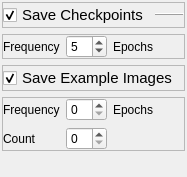
                                <widget class="QWidget" name="saving_tab">
                                 <property name="geometry">
                                  <rect>
                                   <x>0</x>
                                   <y>0</y>
                                   <width>187</width>
                                   <height>177</height>
                                  </rect>
                                 </property>
                                 <layout class="QVBoxLayout" name="verticalLayout_18">
                                  <property name="leftMargin">
                                   <number>2</number>
                                  </property>
                                  <property name="topMargin">
                                   <number>2</number>
                                  </property>
                                  <property name="rightMargin">
                                   <number>2</number>
                                  </property>
                                  <property name="bottomMargin">
                                   <number>2</number>
                                  </property>
                                  <item>
                                   <widget class="QFrame" name="frame_70">
                                    <property name="frameShape">
                                     <enum>QFrame::StyledPanel</enum>
                                    </property>
                                    <property name="frameShadow">
                                     <enum>QFrame::Raised</enum>
                                    </property>
                                    <layout class="QHBoxLayout" name="horizontalLayout_63">
                                     <property name="leftMargin">
                                      <number>0</number>
                                     </property>
                                     <property name="topMargin">
                                      <number>0</number>
                                     </property>
                                     <property name="rightMargin">
                                      <number>0</number>
                                     </property>
                                     <property name="bottomMargin">
                                      <number>0</number>
                                     </property>
                                     <item>
                                      <widget class="QCheckBox" name="save_model">
                                       <property name="sizePolicy">
                                        <sizepolicy hsizetype="Maximum" vsizetype="Fixed">
                                         <horstretch>0</horstretch>
                                         <verstretch>0</verstretch>
                                        </sizepolicy>
                                       </property>
                                       <property name="font">
                                        <font>
                                         <pointsize>11</pointsize>
                                        </font>
                                       </property>
                                       <property name="text">
                                        <string>Save Checkpoints</string>
                                       </property>
                                       <property name="checked">
                                        <bool>true</bool>
                                       </property>
                                      </widget>
                                     </item>
                                     <item>
                                      <widget class="Line" name="line_19">
                                       <property name="frameShadow">
                                        <enum>QFrame::Raised</enum>
                                       </property>
                                       <property name="orientation">
                                        <enum>Qt::Horizontal</enum>
                                       </property>
                                      </widget>
                                     </item>
                                    </layout>
                                   </widget>
                                  </item>
                                  <item>
                                   <widget class="QFrame" name="save_model_settings">
                                    <property name="frameShape">
                                     <enum>QFrame::StyledPanel</enum>
                                    </property>
                                    <property name="frameShadow">
                                     <enum>QFrame::Raised</enum>
                                    </property>
                                    <layout class="QFormLayout" name="formLayout_16">
                                     <property name="leftMargin">
                                      <number>0</number>
                                     </property>
                                     <property name="topMargin">
                                      <number>0</number>
                                     </property>
                                     <property name="rightMargin">
                                      <number>0</number>
                                     </property>
                                     <property name="bottomMargin">
                                      <number>0</number>
                                     </property>
                                     <item row="0" column="0">
                                      <widget class="QLabel" name="label_24">
                                       <property name="sizePolicy">
                                        <sizepolicy hsizetype="Maximum" vsizetype="Preferred">
                                         <horstretch>0</horstretch>
                                         <verstretch>0</verstretch>
                                        </sizepolicy>
                                       </property>
                                       <property name="text">
                                        <string>Frequency</string>
                                       </property>
                                      </widget>
                                     </item>
                                     <item row="0" column="1">
                                      <layout class="QHBoxLayout" name="horizontalLayout_17">
                                       <item>
                                        <widget class="QSpinBox" name="model_save_rate">
                                         <property name="sizePolicy">
                                          <sizepolicy hsizetype="Maximum" vsizetype="Fixed">
                                           <horstretch>0</horstretch>
                                           <verstretch>0</verstretch>
                                          </sizepolicy>
                                         </property>
                                         <property name="minimum">
                                          <number>1</number>
                                         </property>
                                         <property name="value">
                                          <number>5</number>
                                         </property>
                                        </widget>
                                       </item>
                                       <item>
                                        <widget class="QLabel" name="label_42">
                                         <property name="text">
                                          <string>Epochs</string>
                                         </property>
                                        </widget>
                                       </item>
                                       <item>
                                        <spacer name="horizontalSpacer_2">
                                         <property name="orientation">
                                          <enum>Qt::Horizontal</enum>
                                         </property>
                                         <property name="sizeHint" stdset="0">
                                          <size>
                                           <width>40</width>
                                           <height>20</height>
                                          </size>
                                         </property>
                                        </spacer>
                                       </item>
                                      </layout>
                                     </item>
                                    </layout>
                                   </widget>
                                  </item>
                                  <item>
                                   <widget class="QFrame" name="frame_69">
                                    <property name="frameShape">
                                     <enum>QFrame::StyledPanel</enum>
                                    </property>
                                    <property name="frameShadow">
                                     <enum>QFrame::Raised</enum>
                                    </property>
                                    <layout class="QHBoxLayout" name="horizontalLayout_59">
                                     <property name="leftMargin">
                                      <number>0</number>
                                     </property>
                                     <property name="topMargin">
                                      <number>0</number>
                                     </property>
                                     <property name="rightMargin">
                                      <number>0</number>
                                     </property>
                                     <property name="bottomMargin">
                                      <number>0</number>
                                     </property>
                                     <item>
                                      <widget class="QCheckBox" name="save_examples">
                                       <property name="sizePolicy">
                                        <sizepolicy hsizetype="Maximum" vsizetype="Fixed">
                                         <horstretch>0</horstretch>
                                         <verstretch>0</verstretch>
                                        </sizepolicy>
                                       </property>
                                       <property name="font">
                                        <font>
                                         <pointsize>11</pointsize>
                                        </font>
                                       </property>
                                       <property name="text">
                                        <string>Save Example Images</string>
                                       </property>
                                       <property name="checked">
                                        <bool>true</bool>
                                       </property>
                                      </widget>
                                     </item>
                                     <item>
                                      <widget class="Line" name="line_18">
                                       <property name="frameShadow">
                                        <enum>QFrame::Raised</enum>
                                       </property>
                                       <property name="orientation">
                                        <enum>Qt::Horizontal</enum>
                                       </property>
                                      </widget>
                                     </item>
                                    </layout>
                                   </widget>
                                  </item>
                                  <item>
                                   <widget class="QFrame" name="save_examples_settings">
                                    <property name="frameShape">
                                     <enum>QFrame::StyledPanel</enum>
                                    </property>
                                    <property name="frameShadow">
                                     <enum>QFrame::Raised</enum>
                                    </property>
                                    <layout class="QFormLayout" name="formLayout_27">
                                     <property name="leftMargin">
                                      <number>0</number>
                                     </property>
                                     <property name="topMargin">
                                      <number>0</number>
                                     </property>
                                     <property name="rightMargin">
                                      <number>0</number>
                                     </property>
                                     <property name="bottomMargin">
                                      <number>0</number>
                                     </property>
                                     <item row="0" column="0">
                                      <widget class="QLabel" name="label_26">
                                       <property name="text">
                                        <string>Frequency</string>
                                       </property>
                                      </widget>
                                     </item>
                                     <item row="0" column="1">
                                      <layout class="QHBoxLayout" name="horizontalLayout_18">
                                       <item>
                                        <widget class="QSpinBox" name="example_save_rate"/>
                                       </item>
                                       <item>
                                        <widget class="QLabel" name="label_43">
                                         <property name="text">
                                          <string>Epochs</string>
                                         </property>
                                        </widget>
                                       </item>
                                       <item>
                                        <spacer name="horizontalSpacer_3">
                                         <property name="orientation">
                                          <enum>Qt::Horizontal</enum>
                                         </property>
                                         <property name="sizeHint" stdset="0">
                                          <size>
                                           <width>40</width>
                                           <height>20</height>
                                          </size>
                                         </property>
                                        </spacer>
                                       </item>
                                      </layout>
                                     </item>
                                     <item row="1" column="0">
                                      <widget class="QLabel" name="label_27">
                                       <property name="text">
                                        <string>Count</string>
                                       </property>
                                      </widget>
                                     </item>
                                     <item row="1" column="1">
                                      <layout class="QHBoxLayout" name="horizontalLayout_19">
                                       <item>
                                        <widget class="QSpinBox" name="num_examples"/>
                                       </item>
                                       <item>
                                        <spacer name="horizontalSpacer_4">
                                         <property name="orientation">
                                          <enum>Qt::Horizontal</enum>
                                         </property>
                                         <property name="sizeHint" stdset="0">
                                          <size>
                                           <width>40</width>
                                           <height>20</height>
                                          </size>
                                         </property>
                                        </spacer>
                                       </item>
                                      </layout>
                                     </item>
                                    </layout>
                                   </widget>
                                  </item>
                                  <item>
                                   <spacer name="verticalSpacer_10">
                                    <property name="orientation">
                                     <enum>Qt::Vertical</enum>
                                    </property>
                                    <property name="sizeHint" stdset="0">
                                     <size>
                                      <width>20</width>
                                      <height>270</height>
                                     </size>
                                    </property>
                                   </spacer>
                                  </item>
                                 </layout>
                                </widget>
